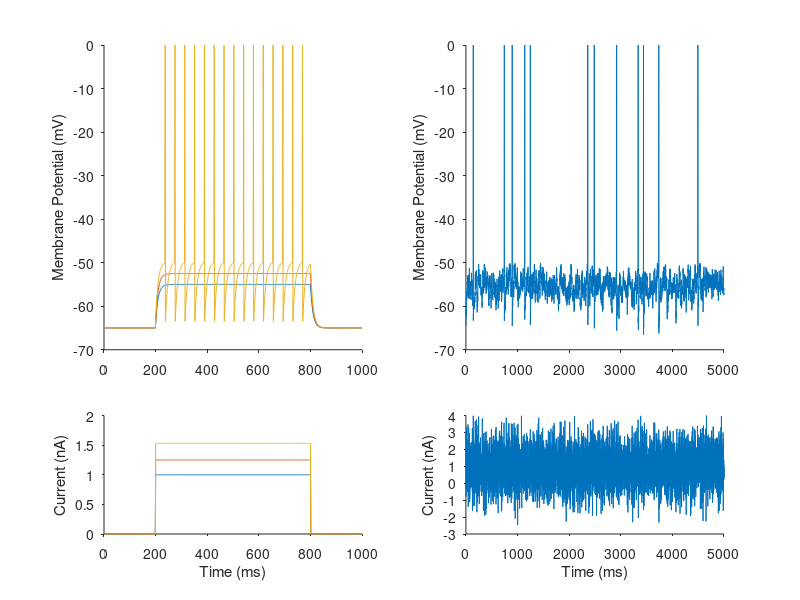

This figure's MATLAB source:

%% Simulate an integrate-and-fire neuron

% Parameters...
tau = 10;    % membrane time constant (ms)
R   = 10;    % membrane resistance (MOhms)
E_L = -65;    % resting potential for the leak (mV)
Vthresh= -50;   % spike threshold (mV)
Vreset = -65;   % reset potential (mV)

T = 5000; % simulation time (ms)

% a step current (nA)...
I = zeros(T,1);
I(200:4800) = 1.5001;
% rheobase=1.5

% mu = 1.2;
% st = 1;
% I = mu + st*randn(T,1);

V(1) = -64.9999;   % initial membrane potential (mV)
for t = 2:T       % ms timesteps
    % Integrate...
    V(t) = V(t-1) + (I(t)*R - (V(t-1)-E_L))/tau;
    
    % Fire...
    if V(t)>Vthresh
        V(t) = Vreset;
    end
end

figure(1); clf
subplot(3,1,1:2)
plot(V+(V==Vreset)*65)
box off; set(gca,'TickDir','out')
ylabel('Membrane Potential (mV)')
subplot(3,1,3)
plot(I)
box off; set(gca,'TickDir','out')
ylabel('Current (nA)')
xlabel('Time (ms)')

isis = diff(find(V==Vreset));
cv = std(isis)/mean(isis)

%%

% Parameters...
tau = 10;    % membrane time constant (ms)
R   = 10;    % membrane resistance (MOhms)
E_L = -65;    % resting potential for the leak (mV)
Vthresh= -50;   % spike threshold (mV)
Vreset = -65;   % reset potential (mV)

T = 1000; % simulation time (ms)

% a step current (nA)...
I = zeros(T,3);
I(200:800,:) = bsxfun(@times,ones(601,3),[1 1.25 1.53]);

V=zeros(size(I));
for i=1:size(I,2)
    V(1,i) = -64.99;   % initial membrane potential (mV)
    for t = 2:T       % ms timesteps
        % Integrate...
        V(t,i) = V(t-1,i) + (I(t,i)*R - (V(t-1,i)-E_L))/tau;
        
        % Fire...
        if V(t,i)>Vthresh
            V(t,i) = Vreset;
        end
    end
end

figure(1); clf
subplot(3,2,[1 3])
plot(V+(V==Vreset)*65)
box off; set(gca,'TickDir','out')
ylabel('Membrane Potential (mV)')
subplot(3,2,5)
plot(I)
box off; set(gca,'TickDir','out')
ylabel('Current (nA)')
xlabel('Time (ms)')

%
% a step current (nA)...
% I = zeros(T,1);
% I(200:800) = 1.51;
T=5000;
mu = 1;
st = 1;
I = mu + st*randn(T,1);
V=zeros(size(I));
V(1) = -64.5;   % initial membrane potential (mV)
for t = 2:T       % ms timesteps
    % Integrate...
    V(t) = V(t-1) + (I(t)*R - (V(t-1)-E_L))/tau;
    
    % Fire...
    if V(t)>Vthresh
        V(t) = Vreset;
    end
end

figure(1); 
subplot(3,2,[2 4])
plot(V+(V==Vreset)*65)
box off; set(gca,'TickDir','out')
ylabel('Membrane Potential (mV)')
subplot(3,2,6)
plot(I)
box off; set(gca,'TickDir','out')
ylabel('Current (nA)')
xlabel('Time (ms)')